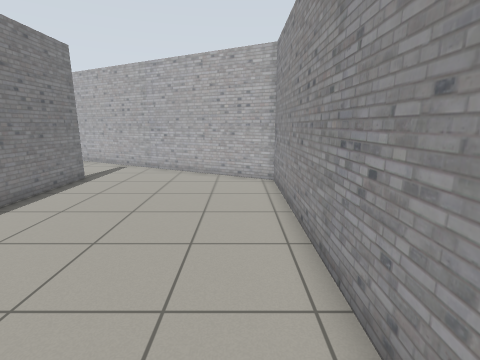
View 1 (above)

20 first-person views from a walk through a robot-simulator world made for Gazebo. The camera is 1.2 m above the floor, tilts 12° down and sees 85° across. The floor is counted in squares, 0.5 m on a side. Each view is taken from the middle of a square. On the plan, view 1 faces up. The plan holds only what a view shows up to about 17 squares ahead; the rest is blank.

View 2
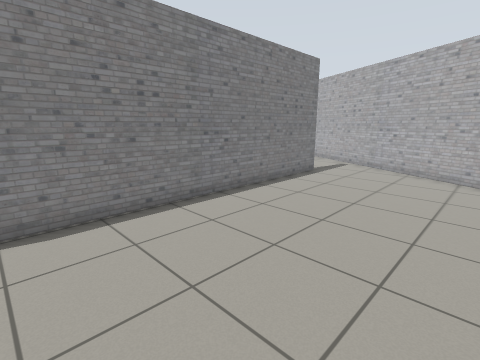

View 3
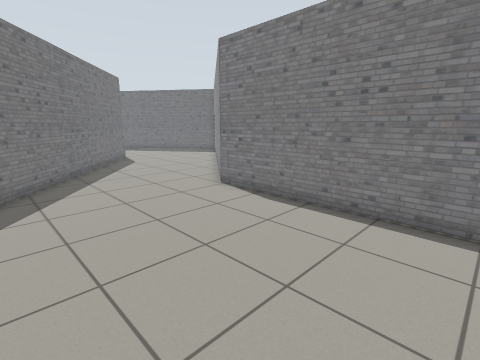

View 4
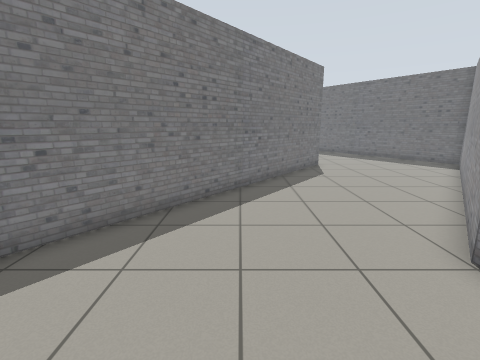

View 5
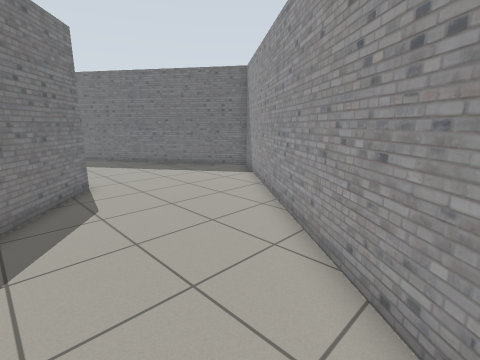

View 6
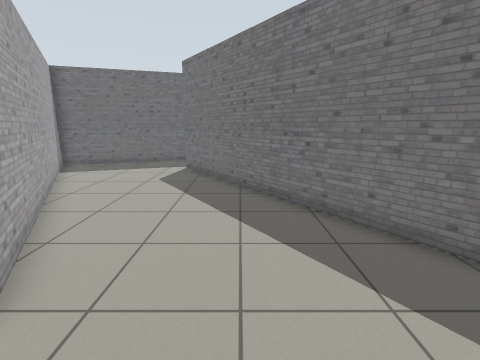

View 7
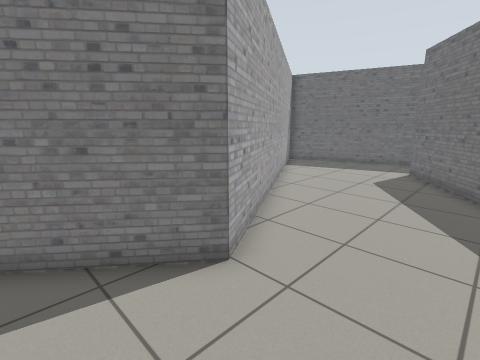

View 8
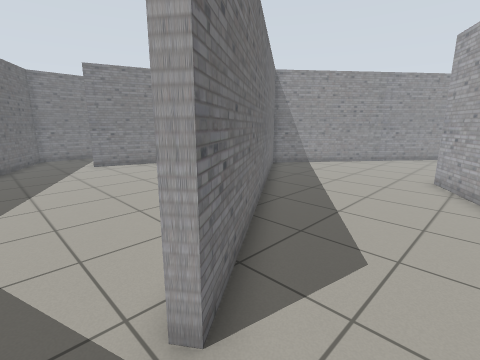

View 9
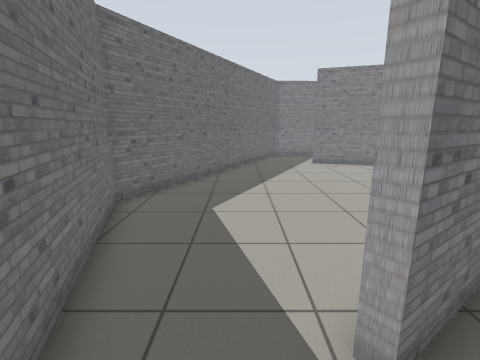

View 10
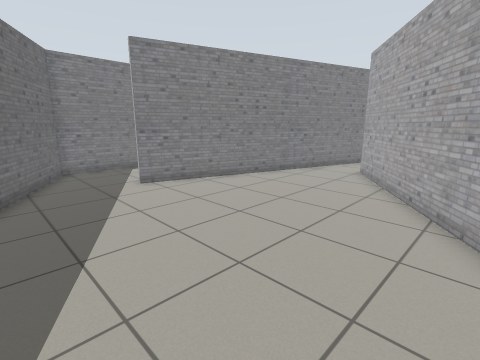

View 11
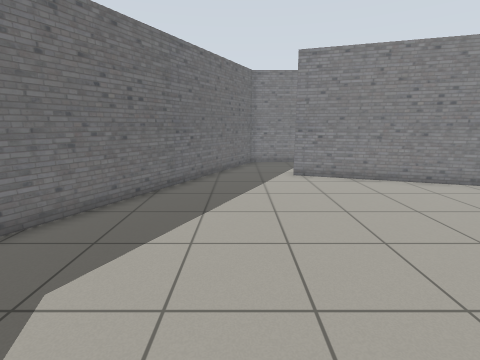

View 12
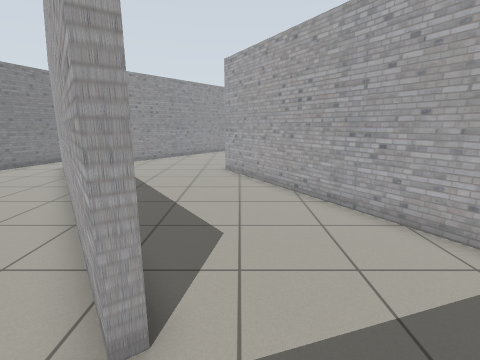

View 13
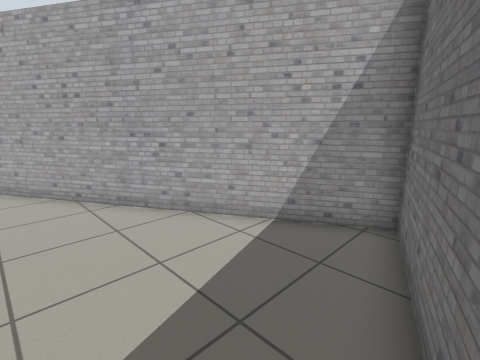

View 14
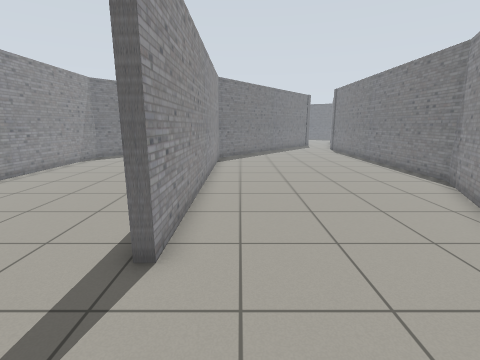

View 15
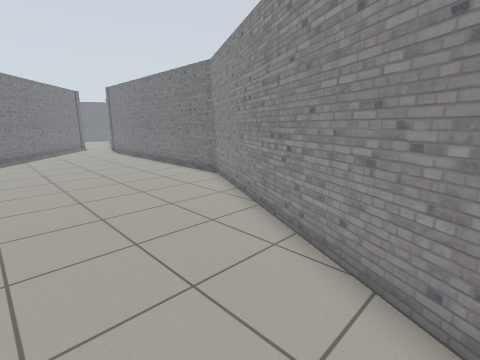

View 16
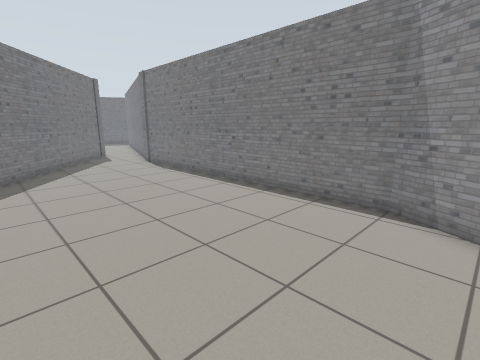

View 17
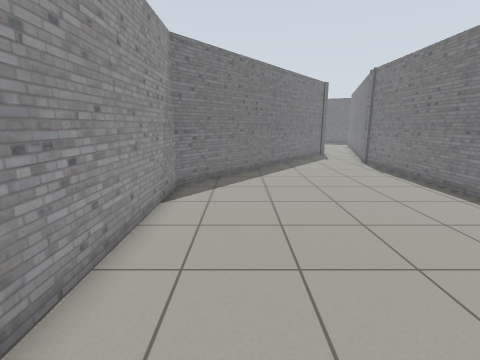

View 18
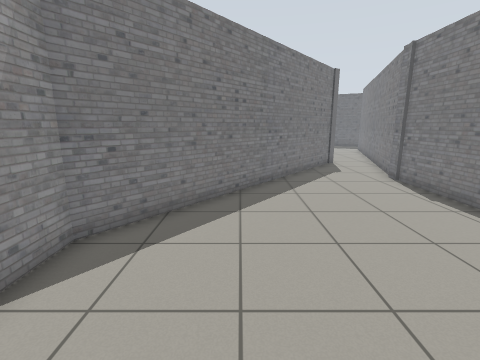

View 19
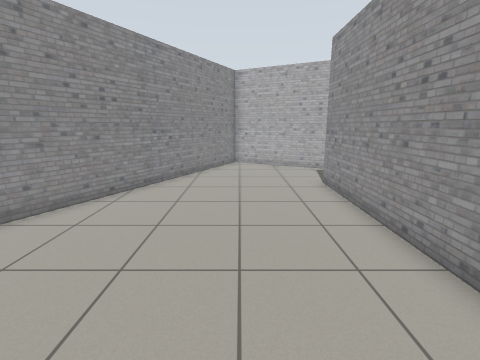

View 20
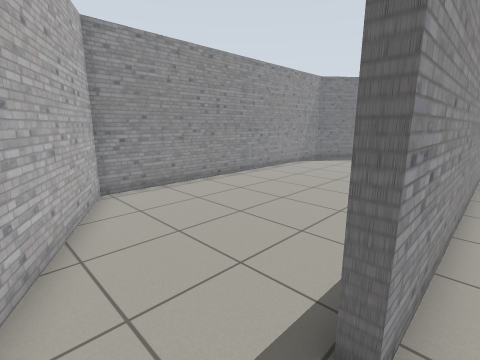

### Floor plan
Points are (right, up) in squares from view 1. A wall is a line through its corners. A room is listed if a view was taken in it or the views show most of it. See-through windows are left out.
Room 1 (views 1, 2, 3, 4, 5, 6, 7, 8, 9, 12, 13, 20)
walls: (1.5, -1.6) (1.5, 11.3) (-6.2, 15.3); (-7.5, 11.8) (-7.1, 11.8) (-7.1, -3.3) (-16.3, -14.7) (-8, -26.6) (-8.3, -26.8); (-9.2, -30.4) (-0.4, -27.5) (-7.8, -14.9) (1.4, -3.4)
ways out: opening at (-8.5, -28) to room 2; opening at (-7.5, 13) to room 3
Room 2 (views 10, 11)
walls: (-23, -27.2) (-13.9, -31.9) (-9.2, -30.4); (-8.3, -26.8) (-16.9, -14.5); (-19.4, -14.2) (-22.4, -23.4)
ways out: opening at (-8.5, -28) to room 1; opening at (-18, -14) to room 3; opening at (-22, -25)
Room 3 (views 14, 15, 16, 17, 18, 19)
walls: (-17.7, -9.1) (-17.9, -9.7); (-18.2, -10.4) (-19.4, -14.2); (-6.2, 15.3) (-11.3, 17.9) (-17.9, 5) (-17.9, -10); (-16.6, -14.5) (-7.5, -3.1) (-7.5, 11.8); (-16.9, -14.5) (-16.6, -14.3)
ways out: opening at (-7.5, 13) to room 1; opening at (-18, -14) to room 2

Positions as (right, up) in squares from view 1, and headings:
1: (0, 0), facing up
2: (0, -1), facing up-left
3: (0, 5), facing down-left
4: (-3, 1), facing down
5: (-5, -4), facing down-left
6: (-11, -12), facing down
7: (-11, -12), facing down-right
8: (-6, -28), facing up-left
9: (-6, -28), facing left
10: (-12, -28), facing up-left
11: (-10, -26), facing left
12: (-7, -29), facing up
13: (-7, -29), facing up-right
14: (-9, 16), facing down
15: (-9, 16), facing down-left
16: (-10, 7), facing down-left
17: (-10, 7), facing down
18: (-11, 2), facing down
19: (-11, 1), facing up
20: (-8, 14), facing down-right
